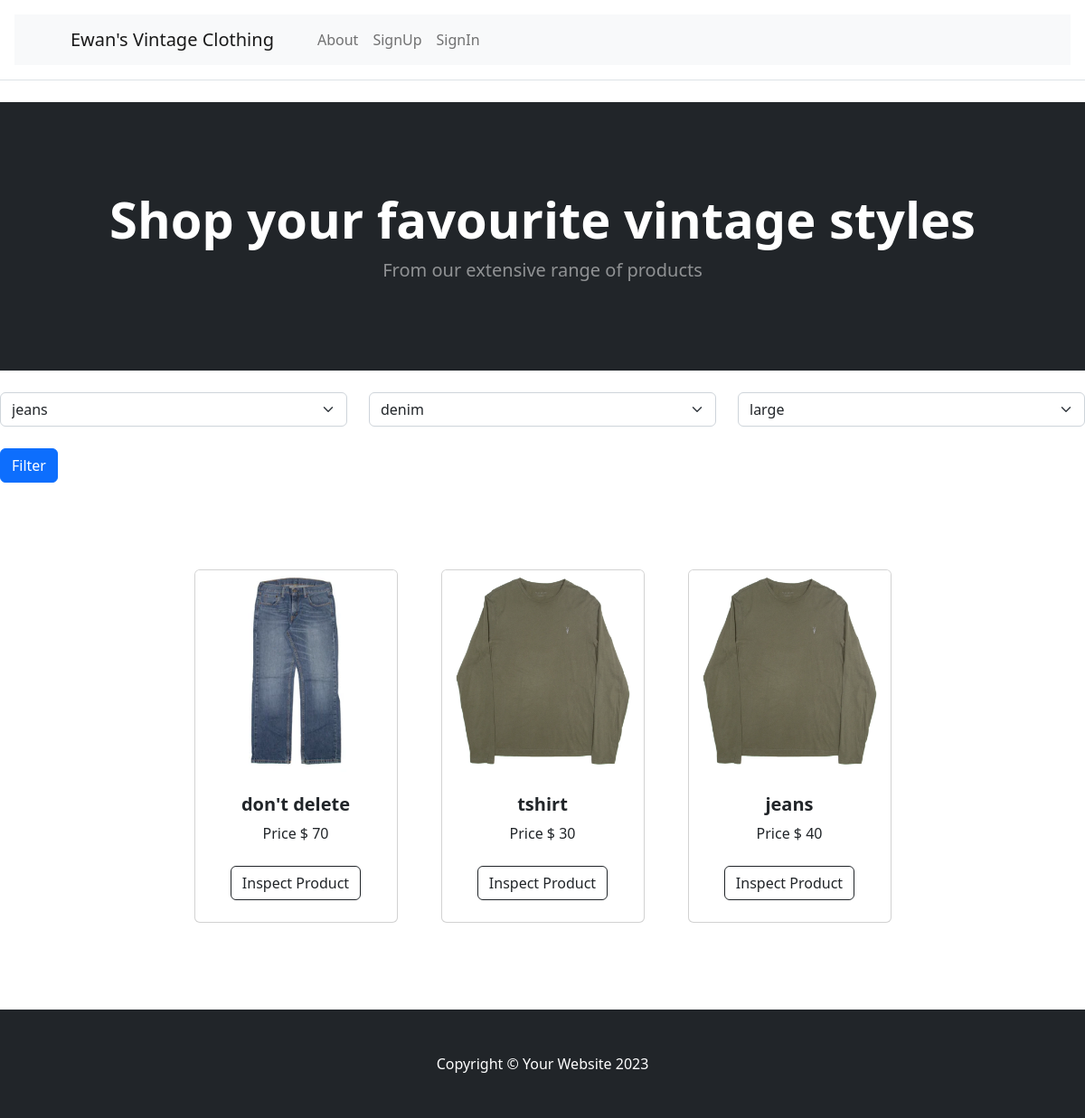
The page / on the database its author committed.
### tables this page shows
CREATE TABLE Product (
    id INTEGER PRIMARY KEY AUTOINCREMENT,
    name VARCHAR(255) NOT NULL,
    description TEXT,
    stock INT NOT NULL CHECK (stock >= 0),
    price DECIMAL(10, 2) NOT NULL CHECK (price >= 0.00),
    imageurl VARCHAR(255) NOT NULL,
    created_by INT NOT NULL,
    product_type INT NOT NULL,
    created_at TIMESTAMP DEFAULT CURRENT_TIMESTAMP,
    FOREIGN KEY (created_by) REFERENCES User(id) ON DELETE CASCADE,
    FOREIGN KEY (product_type) REFERENCES ProductType(id) ON DELETE CASCADE
);

### app.py (the view)
@app.route('/',methods=['GET','POST'])
def products_spread():
    product_types=select_products_types()
    producttypename=request.args.get('producttypename')
    producttypematerial = request.args.get('producttypematerial')
    producttypesize = request.args.get('producttypesize')
    if producttypename:
        products=filter_products(name=producttypename, material=producttypematerial, size=producttypesize)
    else:
        products=select_products()
    return render_template('ProductSpread.html',products=products,product_types=product_types,
                           selected_producttypename=producttypename, selected_producttypematerial=producttypematerial,
                           selected_producttypesize=producttypesize)

### Model/Product.py (called while the page is built)
    def to_dict(self) -> dict:
        return {
            "id":self.id, "name":self.name, "material":self.material, "size":self.size
        }

    def to_dict(self):
        return {
            'id': self.id,
            'name': self.name,
            'description': self.description,
            'stock': self.stock,
            'price': self.price,
            'imageurl': self.imageurl,
            'created_by': self.created_by,
            'product_type': self.product_type,
            'created_at': self.created_at
        }

### app.py (called while the page is built, shortened)
@app.before_request
def before_request():
    email=session.get("email")
    if email is None:
        g.user = None

### db.py (called while the page is built)
def get_db():
    db = getattr(g, '_database', None)
    if db is None:
        db = g._database = sqlite3.connect(DATABASE)
    return db

def select_products():
    mydb=get_db()
    rows=mydb.execute("""SELECT id, name, description, stock, price, imageurl, created_by, product_type, created_at FROM Product""").fetchall()
    products=[ProductRead(id=row[0],
                          name=row[1],
                          description=row[2],
                          stock=row[3],
                          price=row[4],
                          imageurl=row[5],
                          created_by=row[6],
                          product_type=row[7],
                          created_at=row[8]).to_dict() for row in rows]
    return products

def select_products_types():
    mydb=get_db()
    rows=mydb.execute("""SELECT id, name, material, size FROM ProductType""").fetchall()
    producttypes=[ProductTypeRead(id=row[0],
                                  name=row[1],
                                  material=row[2],
                                  size=row[3],
                                  ).to_dict() for row in rows]
    return producttypes

### templates/ProductSpread.html
{% extends "base.html" %}
{% block content %}
        <header class="bg-dark py-5">
            <div class="container px-4 px-lg-5 my-5">
                <div class="text-center text-white">
                    <h1 class="display-4 fw-bolder">Shop your favourite vintage styles</h1>
                    <p class="lead fw-normal text-white-50 mb-0">From our extensive range of products</p>
                </div>
            </div>
        </header>
    <div class="row">
    <div class="col">
    <form method="get" action="{{ url_for('products_spread') }}">
    <div class="row my-4">
        <div class="col">
                  <select class="form-select" aria-label="Default select example"  name="producttypename">
            {% for product_type in product_types %}
          <option value="{{ product_type.name }}" {% if selected_producttypename==product_type.name %}selected{% endif %} >{{ product_type.name }}</option>
            {% endfor %}
        </select>
        </div>
        <div class="col">
                <select class="form-select" aria-label="Default select example"  name="producttypematerial">
            {% for product_type in product_types %}
          <option value="{{ product_type.material }}"{% if selected_producttypematerial==product_type.material %}selected{% endif %}>{{ product_type.material }}</option>
            {% endfor %}
        </select>
        </div>
        <div class="col">
                <select class="form-select" aria-label="Default select example"  name="producttypesize">
            {% for product_type in product_types %}
          <option value="{{ product_type.size }}"{% if selected_producttypesize==product_type.size %}selected{% endif %}>{{ product_type.size }}</option>
            {% endfor %}
        </select>
        </div>
    </div>
    <button type="submit" class="btn btn-primary">
        Filter
    </button>
    </form>
    </div>
    </div>
        <section class="py-5">
            <div class="container px-4 px-lg-5 mt-5">
                <div class="row gx-4 gx-lg-5 row-cols-2 row-cols-md-3 row-cols-xl-4 justify-content-center">
                    {% if products %}
                    {% for product in products %}
                    <div class="col mb-5">
                        <div class="card h-100">
                            <img class="card-img-top" src="{{ product.imageurl }}" alt="..." />
                            <div class="card-body p-4">
                                <div class="text-center">
                                    <h5 class="fw-bolder">{{ product.name }}</h5>
                                    Price $ {{ product.price }}
                                </div>
                            </div>
                            <div class="card-footer p-4 pt-0 border-top-0 bg-transparent">
                                <div class="text-center">
                                    <a class="btn btn-outline-dark mt-auto" href="{{ url_for('get_product',name=product.name) }}">Inspect Product</a>
                                </div>
                            </div>
                        </div>
                    </div>
                    {% endfor %}
                    {% else %}
                    <div>
                        <h4>
                            there is no products
                        </h4>
                    </div>
                    {% endif %}
                </div>
            </div>
        </section>
{% endblock %}

### templates/base.html (shortened to what this page needs)
<!DOCTYPE html>
<html lang="en">
{% block head %}
<head>
    <link href="https://cdn.jsdelivr.net/npm/bootstrap@5.3.3/dist/css/bootstrap.min.css" rel="stylesheet">
    <link rel="stylesheet" href="https://cdn.jsdelivr.net/npm/bootstrap-icons@1.11.3/font/bootstrap-icons.min.css">
        <link href="{{ url_for('static', filename='css/styles.css') }}" rel="stylesheet" />
</head>
{% endblock head %}
<body>
    <header class="p-3 mb-3 border-bottom">
        {% block header %}
        {% include 'header.html' %}
        {% endblock header %}
    </header>
    <main style="min-height: 75vh;">
        <div>
            {% block content %}
            {% endblock content %}
        </div>
    </main>
    <footer>
        {% block footer %}
        {% include 'footer.html' %}
        {% endblock footer %}
    </footer>
</body>
</html>

### templates/header.html (shortened to what this page needs)
<nav class="navbar navbar-expand-lg navbar-light bg-light">
            <div class="container px-4 px-lg-5">
                <a class="navbar-brand" href="{{ url_for('products_spread') }}">Ewan's Vintage Clothing</a>
                <div class="collapse navbar-collapse" id="navbarSupportedContent">
                    <ul class="navbar-nav me-auto mb-2 mb-lg-0 ms-lg-4">
                        <li class="nav-item"><a class="nav-link" href="{{ url_for('about_page') }}">About</a></li>
                        {% if g.user %}
                            {% if g.user.is_admin %}
                                <li class="nav-item"><a class="nav-link" href="{{ url_for('create_product') }}">CreateProduct</a>
                                </li>
                                {% endif %}
                        <li class="nav-item"><a class="nav-link" href="#">{{ g.user.email }}</a></li>
                        <li class="nav-item"><a class="nav-link" href="{{ url_for('signout_page') }}">SignOut</a></li>
                        {% else %}
                        <li class="nav-item"><a class="nav-link" href="{{ url_for('signup_page') }}">SignUp</a></li>
                        <li class="nav-item"><a class="nav-link" href="{{ url_for('signin_page') }}">SignIn</a></li>
                        {% endif %}
                    </ul>
                </div>
            </div>
        </nav>

### templates/footer.html
        <footer class="py-5 bg-dark">
            <div class="container"><p class="m-0 text-center text-white">Copyright &copy; Your Website 2023</p></div>
        </footer>

### rows shown on the page
Product: imageurl (picture), name "don't delete", price "70"
Product: imageurl (picture), name "tshirt", price "30"
Product: imageurl (picture), name "jeans", price "40"

### other values the page prints
form field producttypename "jeans"
form field producttypematerial "denim"
form field producttypesize "large"
